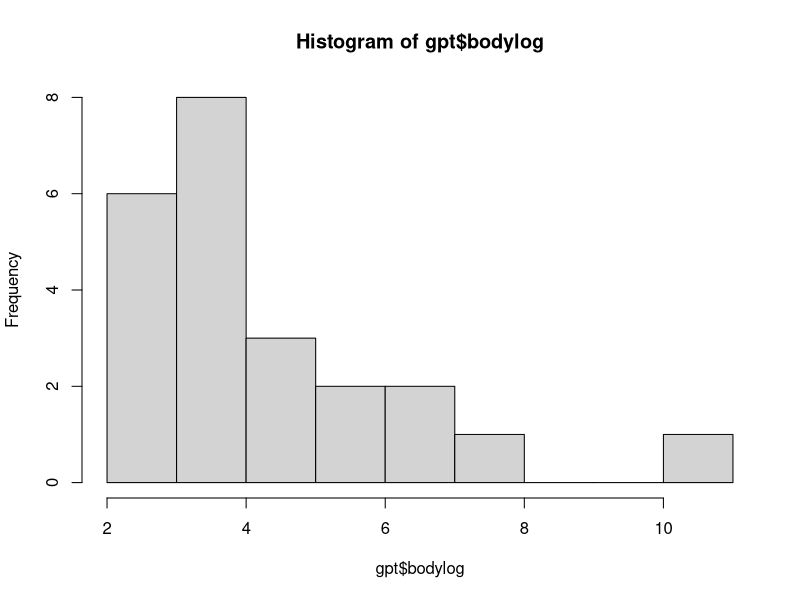
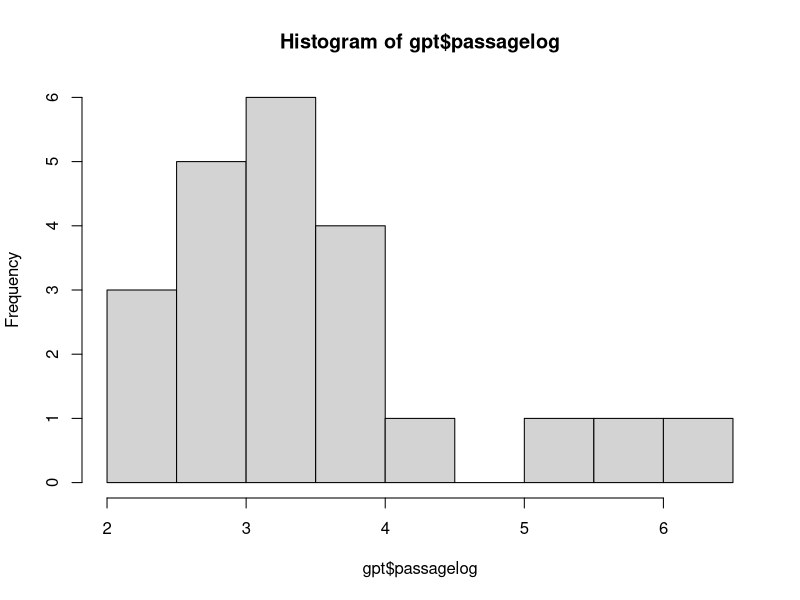
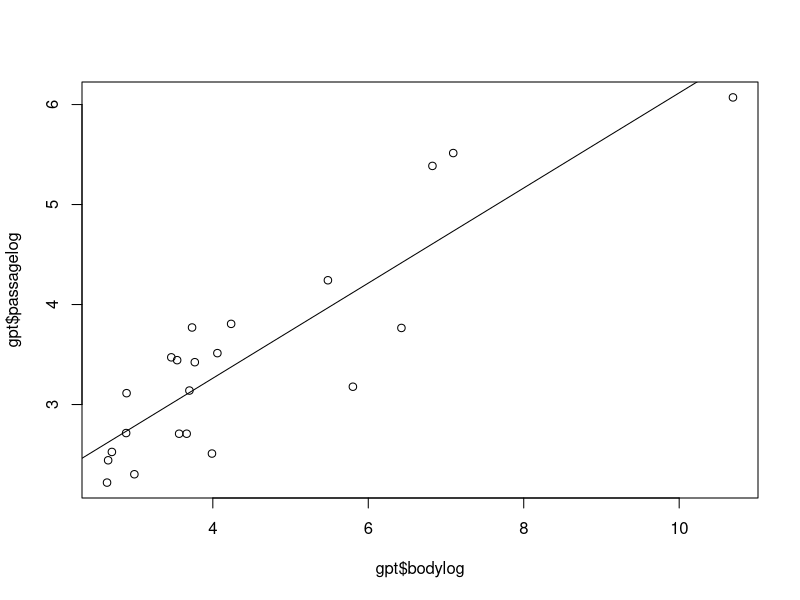

These figures' R source, in order:
## ---- chunk 1
knitr::opts_chunk$set(echo = TRUE)
## ---- chunk 2
library(readr)
gpt<- read.csv("../../code/Gut transit time/gut_passage.csv", header=T, sep=";")
gpt
## ---- chunk 3
gpt$bodylog <- log(gpt$body.mass)
hist(gpt$bodylog)
gpt$passagelog <- log(gpt$seed.passage..min.)
hist(gpt$passagelog)
## ---- chunk 4
plot(gpt$bodylog, gpt$passagelog)
model <- lm(passagelog~bodylog, gpt)
summary(model)
abline(model)
## ---- chunk 5
cor.test(gpt$seed.passage..min., gpt$body.mass, method="pearson", use= "pairwise.complete.obs") # with raw data
cor.test(gpt$passagelog, gpt$bodylog, method="pearson", use= "pairwise.complete.obs") #with log converted data
## ---- chunk 6
BM_studied <- read.table("../../data/birds_incl_BM.txt", header= T, sep= "\t", 
                 dec = ".", na.strings = "NA")

## ---- chunk 7
# First need to convert body mass to log to make inference
BM_studied$bodylog <- log(BM_studied$body_mass)
#Infer estimated values of gut passage time for body mass
BM_studied$passagetime<- exp(predict(model, BM_studied))
str(BM_studied)
## ---- chunk 8
#save results in data.csv
write.csv(BM_studied, "gpt_inferred.csv")
